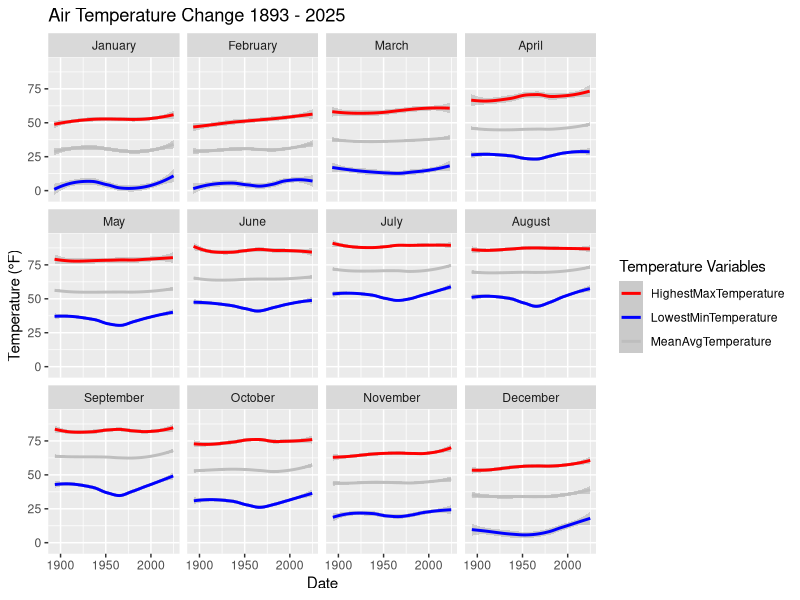

The R script that drew this image:
#'--------------------------------------
#' SC ACIS Climate Data
#' https://scacis.rcc-acis.org/
#' Single-Station Products: Monthly Summarized Data
#' Variables: Avg temp, Min temp, Max temp, Precipitation
#' Year range: 1893 - 2025
#' Station: Hyannis
#'--------------------------------------

# TODO: Calculate daily mean and high values to reduce size of data sets.
#       Only include days with complete data

# TODO: Initial visualization - variable change over time

library(readr) # for reading in files
library(lubridate) # for date time formats
library(dplyr) # for data manipulation and transformation
library(ggplot2) # for data visualization

# Import csv file from local folder
hyannis_climate_data <- read_csv("data/acis_data/climate_date_hyannis_1893_2025.csv")

# Fix data types
hyannis_climate_data <- hyannis_climate_data |> 
  mutate(
    # convert Date to date format, yyyy-mm-01
    Date = ymd(paste0(Date, "-01")),
    
    # add year and month columns
    Year = year(Date),
    Month = month(Date),
    MonthName = factor(month.name[Month], levels = month.name),
    
    # convert missing values "M" and trace values "T" to NA
    across(c(MeanAvgTemperature, LowestMinTemperature,
             HighestMaxTemperature, TotalPrecipitation),
           ~ na_if(., "M") |> na_if("T")),
    
    # convert variables to numeric
    across(c(MeanAvgTemperature, LowestMinTemperature,
             HighestMaxTemperature, TotalPrecipitation),
            as.numeric)
  )


# graph all 4 variables over time
ggplot(data = hyannis_climate_data,
                mapping = aes(x = Date)) +
  geom_smooth(mapping = aes(y = MeanAvgTemperature,
                            color = "MeanAvgTemperature")) +
  geom_smooth(mapping = aes(y = LowestMinTemperature,
                            color = "LowestMinTemperature")) +
  geom_smooth(mapping = aes(y = HighestMaxTemperature,
                            color = "HighestMaxTemperature")) +
  scale_color_manual(values = c("MeanAvgTemperature" = "grey", 
                                "LowestMinTemperature" = "blue", 
                                "HighestMaxTemperature" = "red")) +
  facet_wrap(~MonthName) +
  labs(title = "Air Temperature Change 1893 - 2025", 
       y = "Temperature (°F)", color = "Temperature Variables")
